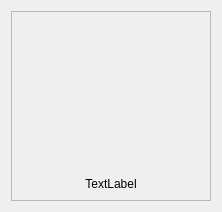
<?xml version="1.0" encoding="UTF-8"?>
<ui version="4.0">
 <class>MCellWidget</class>
 <widget class="QWidget" name="MCellWidget">
  <property name="geometry">
   <rect>
    <x>0</x>
    <y>0</y>
    <width>218</width>
    <height>210</height>
   </rect>
  </property>
  <property name="minimumSize">
   <size>
    <width>0</width>
    <height>0</height>
   </size>
  </property>
  <property name="maximumSize">
   <size>
    <width>218</width>
    <height>210</height>
   </size>
  </property>
  <property name="sizeIncrement">
   <size>
    <width>0</width>
    <height>0</height>
   </size>
  </property>
  <property name="windowTitle">
   <string>Form</string>
  </property>
  <property name="styleSheet">
   <string notr="true">QFrame:hover{
  border: 1px solid ;
  border-radius: 5px;
  border-color:rgb(128,128,255);}
</string>
  </property>
  <layout class="QVBoxLayout" name="verticalLayout_2">
   <item>
    <widget class="QFrame" name="frame">
     <property name="frameShape">
      <enum>QFrame::StyledPanel</enum>
     </property>
     <property name="frameShadow">
      <enum>QFrame::Raised</enum>
     </property>
     <layout class="QVBoxLayout" name="verticalLayout">
      <item>
       <widget class="RoundedLabel" name="label_Pixmap">
        <property name="minimumSize">
         <size>
          <width>180</width>
          <height>150</height>
         </size>
        </property>
        <property name="styleSheet">
         <string notr="true">border-color:(255,255,255,0);</string>
        </property>
        <property name="text">
         <string/>
        </property>
        <property name="pixmap">
         <pixmap resource="../Icons.qrc">:/Icons/Main/Project.png</pixmap>
        </property>
        <property name="scaledContents">
         <bool>true</bool>
        </property>
        <property name="alignment">
         <set>Qt::AlignCenter</set>
        </property>
       </widget>
      </item>
      <item>
       <widget class="QLabel" name="label_Text">
        <property name="maximumSize">
         <size>
          <width>16777215</width>
          <height>25</height>
         </size>
        </property>
        <property name="styleSheet">
         <string notr="true">border-color:rgba(255,255,255,0);</string>
        </property>
        <property name="text">
         <string>TextLabel</string>
        </property>
        <property name="alignment">
         <set>Qt::AlignCenter</set>
        </property>
       </widget>
      </item>
     </layout>
    </widget>
   </item>
  </layout>
 </widget>
 <customwidgets>
  <customwidget>
   <class>RoundedLabel</class>
   <extends>QLabel</extends>
   <header>Classes/roundedlabel.h</header>
  </customwidget>
 </customwidgets>
 <resources>
  <include location="../Icons.qrc"/>
 </resources>
 <connections/>
</ui>
